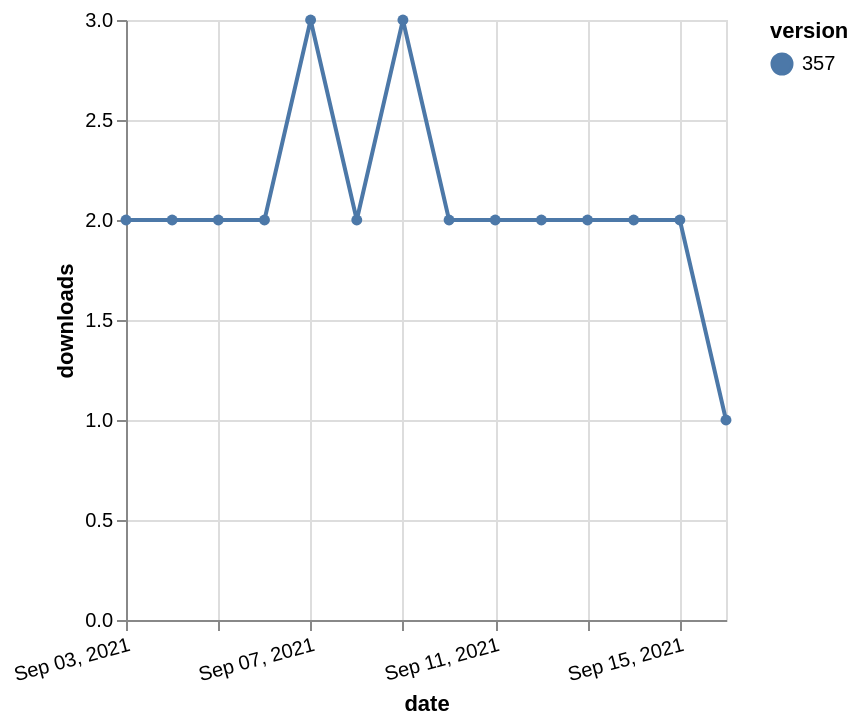

Source (Vega-Lite JSON):
### Vega-Lite specification from a JSON file in a GitHub repository (floating-point values rounded to 4 significant figures)
{"$schema": "https://vega.github.io/schema/vega-lite/v5.json", "description": "A simple bar chart with embedded data.", "data": {"values": [{"date": "2021-09-03", "total": 1963, "delta": 2, "version": "357"}, {"date": "2021-09-04", "total": 1965, "delta": 2, "version": "357"}, {"date": "2021-09-05", "total": 1967, "delta": 2, "version": "357"}, {"date": "2021-09-06", "total": 1969, "delta": 2, "version": "357"}, {"date": "2021-09-07", "total": 1972, "delta": 3, "version": "357"}, {"date": "2021-09-08", "total": 1974, "delta": 2, "version": "357"}, {"date": "2021-09-09", "total": 1977, "delta": 3, "version": "357"}, {"date": "2021-09-10", "total": 1979, "delta": 2, "version": "357"}, {"date": "2021-09-11", "total": 1981, "delta": 2, "version": "357"}, {"date": "2021-09-12", "total": 1983, "delta": 2, "version": "357"}, {"date": "2021-09-13", "total": 1985, "delta": 2, "version": "357"}, {"date": "2021-09-14", "total": 1987, "delta": 2, "version": "357"}, {"date": "2021-09-15", "total": 1989, "delta": 2, "version": "357"}, {"date": "2021-09-16", "total": 1990, "delta": 1, "version": "357"}]}, "width": "container", "mark": {"type": "line", "point": {"filled": true}}, "encoding": {"x": {"field": "date", "type": "temporal", "timeUnit": "yearmonthdate", "title": "date", "axis": {"labelAngle": -15}}, "y": {"field": "delta", "type": "quantitative", "title": "downloads"}, "color": {"field": "version", "type": "nominal"}, "tooltip": {"field": "delta"}}}
